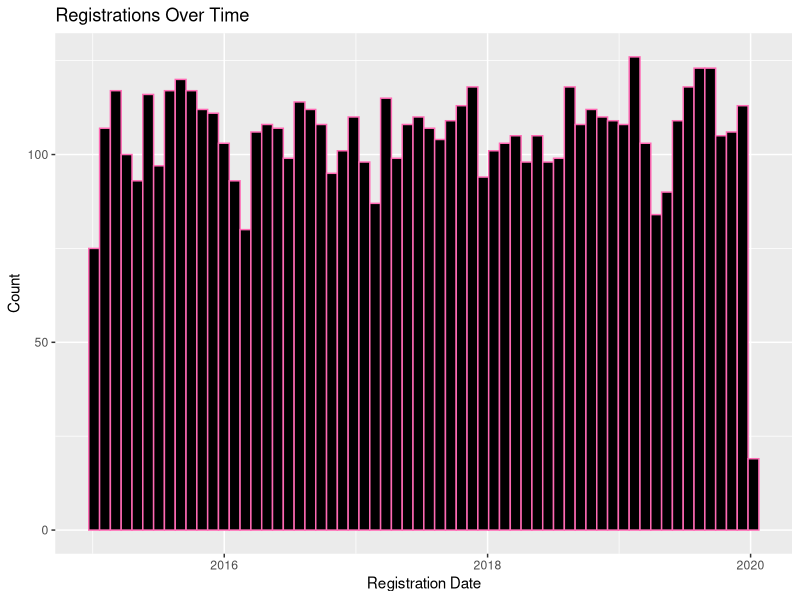
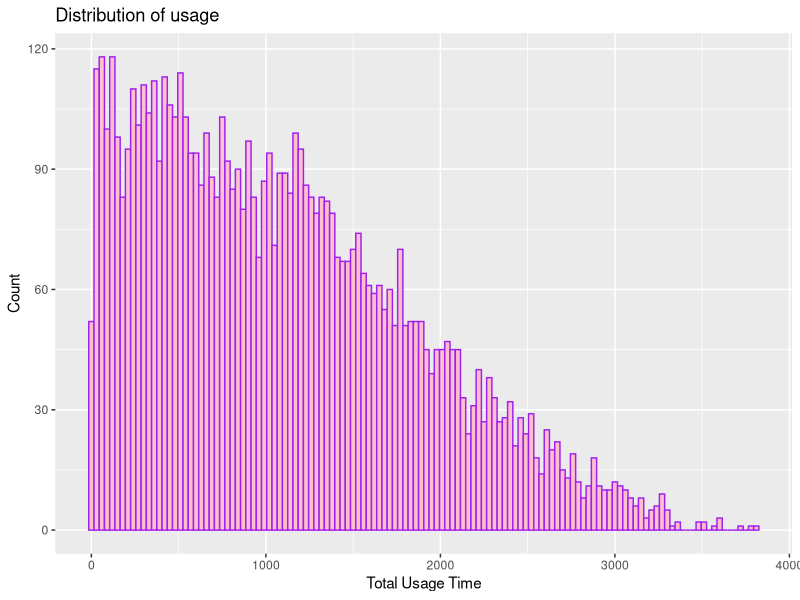
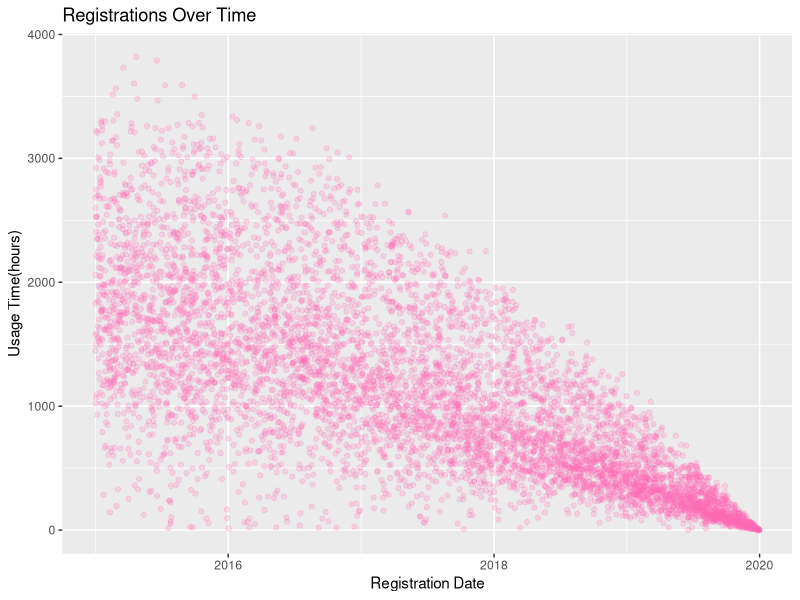
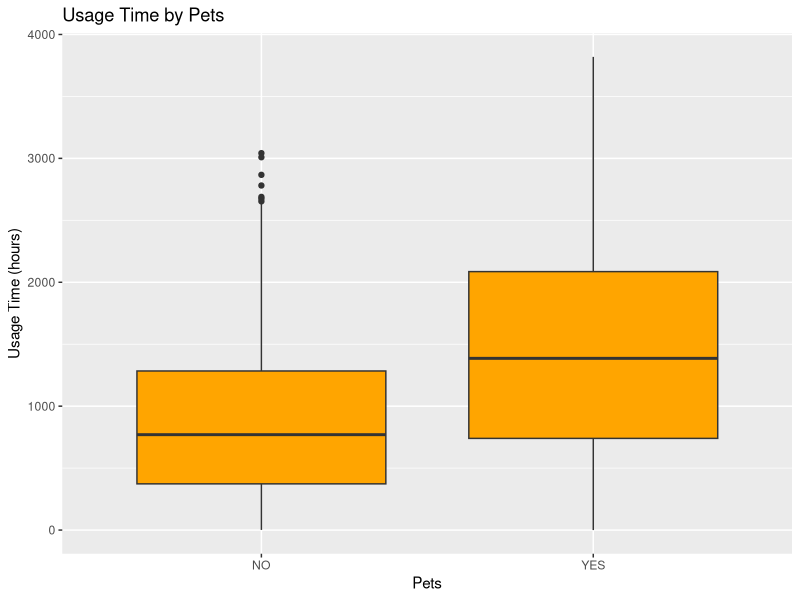
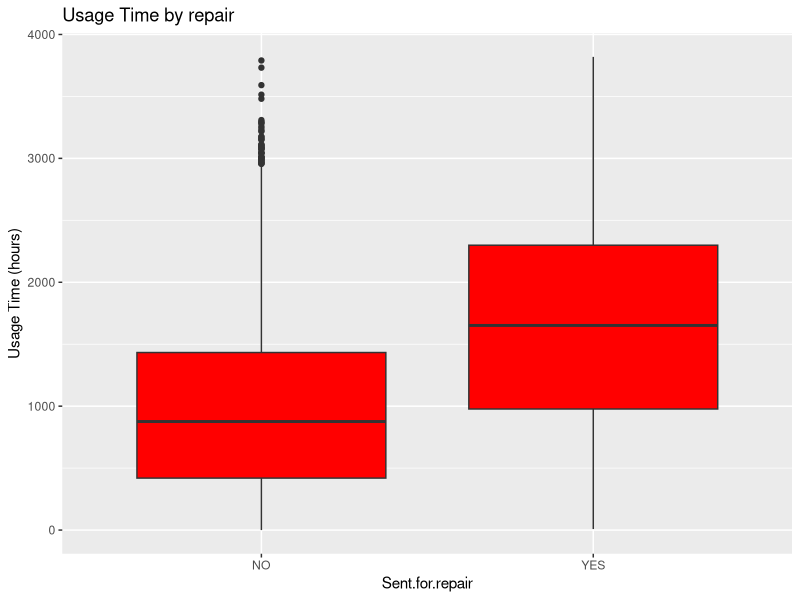
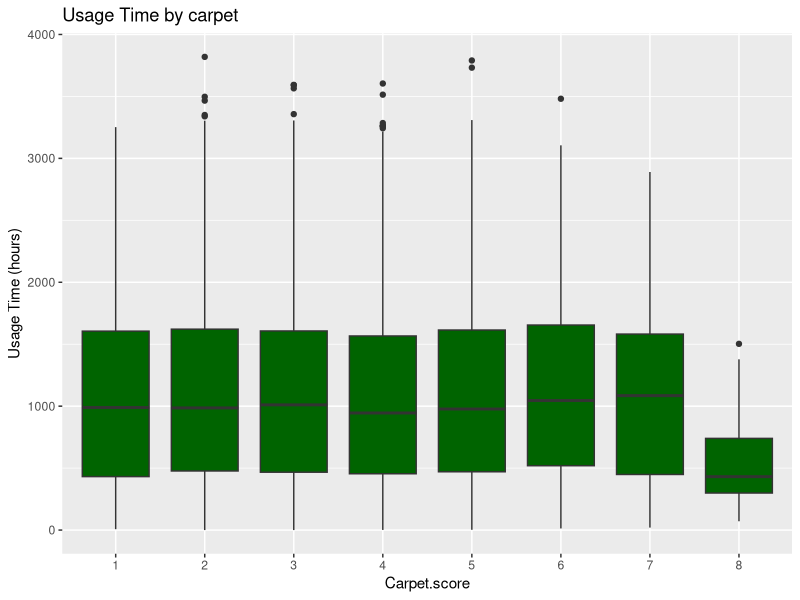
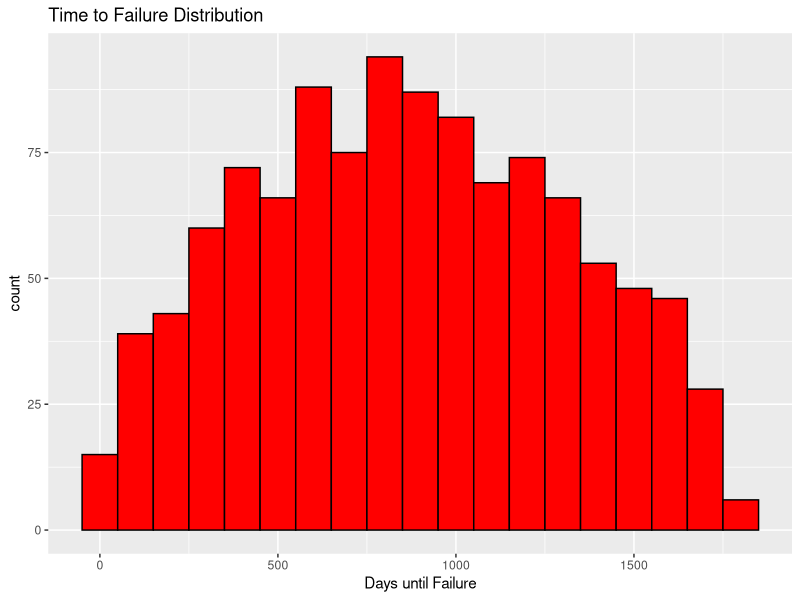
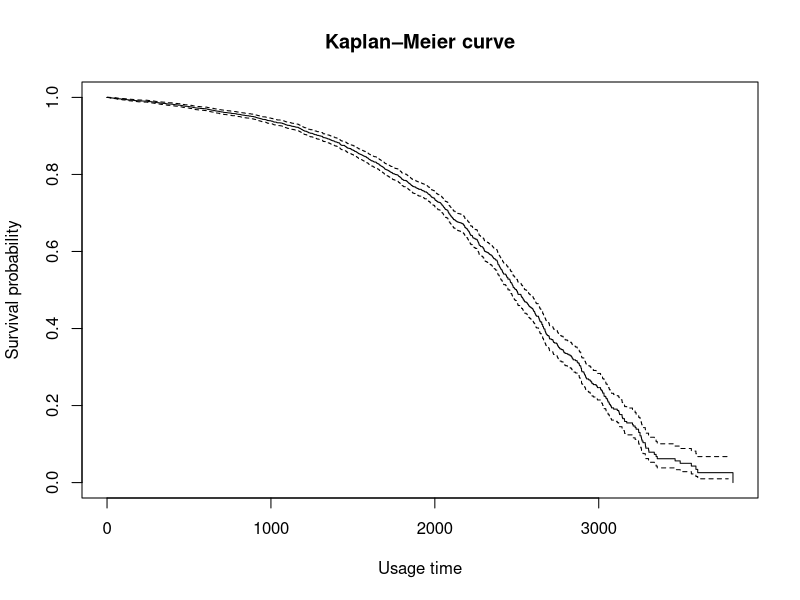

Write the R code that produced these figures, in order.
## ---- chunk 1
# Opzioni globali per knitr
knitr::opts_chunk$set(echo = FALSE, results = 'show')
# knitr::opts_chunk$set(fig.width=3.5, fig.height=2)
knitr::opts_chunk$set(fig.align = 'center')

## ---- chunk 2
library(ggplot2)
library(survival)
library(knitr)
library(dplyr)
library(survival)
library(ggplot2)
library(tibble)
library(lubridate)
## ---- chunk 3

# Skip the first 12 lines of metadata
data <- read.csv("DirtSlurper3100.csv",
               skip = 12,
               stringsAsFactors = FALSE,
               na.strings = "---")

# Inspect
head(data)



## ---- chunk 4
data$Registration.date <- dmy(data$Registration.date)
data$Failure.date <- dmy(data$Failure.date)

head(data)
## ---- chunk 5


ggplot(data, aes(x = Registration.date)) +
  geom_histogram(binwidth = 30,  
                 fill = "black", color="hotpink") +
  labs(title = "Registrations Over Time",
       x = "Registration Date", y = "Count")


## ---- chunk 6

ggplot(data, aes(x = Total.usage.time)) +
  geom_histogram(binwidth = 30,  
                 fill = "pink", color="purple") +
  labs(title = "Distribution of usage",
       x = "Total Usage Time", y = "Count")

## ---- chunk 7

ggplot(data, aes(x = Registration.date, y = Total.usage.time)) +
  geom_point(  alpha=0.2, color="hotpink") +
  labs(title = "Registrations Over Time",
       x = "Registration Date", y = "Usage Time(hours)")


## ---- chunk 8
ggplot(data, aes(x = Pets, y = Total.usage.time)) +
  geom_boxplot(fill = "orange") +
  labs(title = "Usage Time by Pets", y = "Usage Time (hours)")

## ---- chunk 9
ggplot(data, aes(x = Sent.for.repair, y = Total.usage.time)) +
  geom_boxplot(fill = "red") +
  labs(title = "Usage Time by repair", y = "Usage Time (hours)")

## ---- chunk 10
data$Carpet.score <- as.factor(data$Carpet.score)

ggplot(data, aes(x = Carpet.score, y = Total.usage.time)) +
  geom_boxplot(fill = "darkgreen") +
  labs(title = "Usage Time by carpet", y = "Usage Time (hours)")

## ---- chunk 11
table(data$Carpet.score)
carpet_counts <- as.data.frame(table(data$Carpet.score))
colnames(carpet_counts) <- c("Carpet.score", "Count")
carpet_counts


## ---- chunk 12
data$time.to.failure <- as.numeric(data$Failure.date - data$Registration.date)

ggplot(data, aes(x = time.to.failure)) +
  geom_histogram(binwidth = 100, fill = "red", color = "black") +
  labs(title = "Time to Failure Distribution", x = "Days until Failure")


## ---- chunk 13
# Event: 1 if failure date present, 0 if missing (censored)
data$EventCensor = ifelse(is.na(data$Failure.date), 0L, 1L)

# Ensure time is numeric
data$Total.usage.time = as.numeric(data$Total.usage.time)

# Drop rows with missing time or event
df_km = subset(data, !is.na(Total.usage.time) & !is.na(EventCensor))

# KM Curve
library(survival)
KM1 = survfit(Surv(time = Total.usage.time, event = EventCensor) ~ 1, data = df_km)
plot(KM1, xlab = "Usage time", ylab = "Survival probability", main = "Kaplan–Meier curve")


